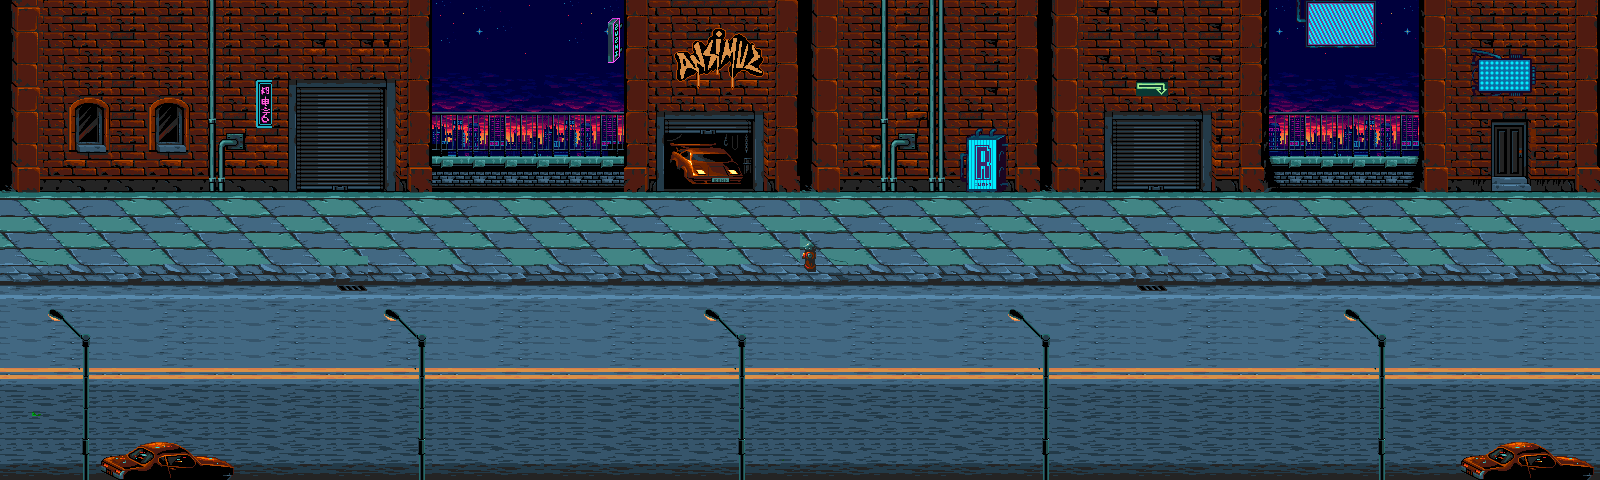

Below is a game level as drawn by its tile map, then a one-line description and the .tmx that defines it (tile-layer data replaced by summaries):
An orthogonal 100x30 tile map with 16x16 px tiles, 12 tile layers (Fondo, buildings fondo, fondo 2, buildings fondo 2, ...), 15 tilesets and 13 objects (6x enemy_spawn, 4x collision, player_spawn, map_warp, item).

<map version="1.8" tiledversion="1.8.2" orientation="orthogonal" renderorder="right-down" width="100" height="30" tilewidth="16" tileheight="16" infinite="0" nextlayerid="18" nextobjectid="39">
 <tileset firstgid="1" source="tileset.tsx" />
 <tileset firstgid="817" source="buildings-bg.tsx" />
 <tileset firstgid="880" source="fondo2.tsx" />
 <tileset firstgid="1000" source="banner-neon-1.tsx" />
 <tileset firstgid="1003" source="fore.tsx" />
 <tileset firstgid="1111" source="ethereum-1.tsx" />
 <tileset firstgid="1115" source="barrel.tsx" />
 <tileset firstgid="1127" source="sushi-1.tsx" />
 <tileset firstgid="1130" source="black.tsx" />
 <tileset firstgid="1134" source="banner-a4.tsx" />
 <tileset firstgid="1149" source="car.tsx" />
 <tileset firstgid="1176" source="hydrant.tsx" />
 <tileset firstgid="1178" source="banner-c1.tsx" />
 <tileset firstgid="1190" source="lights1.tsx" />
 <tileset firstgid="1202" source="banner-arrow.tsx" />
 <layer id="4" name="Fondo" width="100" height="30" locked="1">
  <data>[3000 cells, 500 non-empty, 80 distinct tile ids]</data>
 </layer>
 <layer id="2" name="buildings fondo" width="100" height="30" locked="1">
  <data>[3000 cells, 252 non-empty, 63 distinct tile ids]</data>
 </layer>
 <layer id="14" name="fondo 2" width="100" height="30" locked="1">
  <data>[3000 cells, 500 non-empty, 80 distinct tile ids]</data>
 </layer>
 <layer id="13" name="buildings fondo 2" width="100" height="30" locked="1">
  <data>[3000 cells, 246 non-empty, 63 distinct tile ids]</data>
 </layer>
 <layer id="9" name="props" width="100" height="30">
  <data>[3000 cells, 7 non-empty, 7 distinct tile ids]</data>
 </layer>
 <layer id="12" name="black" width="100" height="30">
  <data>[3000 cells, 967 non-empty, 4 distinct tile ids]</data>
 </layer>
 <layer id="7" name="buidings" width="100" height="30">
  <data>[3000 cells, 1073 non-empty, 235 distinct tile ids]</data>
 </layer>
 <layer id="6" name="suelo b" width="100" height="30">
  <data>[3000 cells, 900 non-empty, 69 distinct tile ids]</data>
 </layer>
 <layer id="10" name="suelo b 2" width="100" height="30">
  <data>[3000 cells, 900 non-empty, 69 distinct tile ids]</data>
 </layer>
 <layer id="8" name="farolas" width="100" height="30" locked="1">
  <data>[3000 cells, 114 non-empty, 41 distinct tile ids]</data>
 </layer>
 <layer id="11" name="farolas2" width="100" height="30" locked="1">
  <data>[3000 cells, 68 non-empty, 37 distinct tile ids]</data>
 </layer>
 <layer id="16" name="new props" width="100" height="30">
  <data>[3000 cells, 97 non-empty, 70 distinct tile ids]</data>
 </layer>
 <objectgroup id="17" name="player">
  <properties>
   <property name="entity" value="player" />
  </properties>
  <object id="1" name="Player" type="player_spawn" x="38.6543" y="323.117">
   <properties>
    <property name="Name" value="Izzy" />
    <property name="Pet" value="gengar" />
   </properties>
   <point />
  </object>
  <object id="7" type="collision" x="-0.666667" y="480" width="1600.67" height="56" />
  <object id="8" type="collision" x="-1.00167" y="134.333" width="1600.67" height="56" />
  <object id="9" type="collision" x="-43.3333" y="189.333" width="42.6667" height="292" />
  <object id="11" type="collision" x="1600" y="190.667" width="42.6667" height="292" />
  <object id="12" name="Warp" type="map_warp" x="1493.26" y="151.084" width="40.1667" height="59.1667">
   <properties>
    <property name="Map" value="stage2.0" />
   </properties>
   <ellipse />
  </object>
  <object id="19" name="level 1 Skeleton" type="enemy_spawn" x="1547.33" y="390">
   <properties>
    <property name="AttackType" value="melee" />
    <property name="Level" type="int" value="1" />
    <property name="Name" value="Malote" />
   </properties>
   <point />
  </object>
  <object id="28" name="level 1 cerdo" type="enemy_spawn" x="788.667" y="274.666">
   <properties>
    <property name="AttackType" value="melee" />
    <property name="Level" type="int" value="1" />
    <property name="Name" value="cerdo_lvl2" />
   </properties>
   <point />
  </object>
  <object id="31" name="Gem item" type="item" x="73.3333" y="249.333">
   <properties>
    <property name="Name" value="redgem" />
   </properties>
   <point />
  </object>
  <object id="32" name="level 1 conejo" type="enemy_spawn" x="472" y="387.667">
   <properties>
    <property name="AttackType" value="melee" />
    <property name="Level" type="int" value="1" />
    <property name="Name" value="conejo_lvl1" />
   </properties>
   <point />
  </object>
  <object id="33" name="level 1 rata" type="enemy_spawn" x="1043" y="369.667">
   <properties>
    <property name="AttackType" value="melee" />
    <property name="Level" type="int" value="1" />
    <property name="Name" value="rata_lvl1" />
   </properties>
   <point />
  </object>
  <object id="34" name="level 1 conejo" type="enemy_spawn" x="1342" y="246.667">
   <properties>
    <property name="AttackType" value="melee" />
    <property name="Level" type="int" value="1" />
    <property name="Name" value="conejo_lvl1" />
   </properties>
   <point />
  </object>
  <object id="38" name="level 2 Furro" type="enemy_spawn" x="1056" y="264">
   <properties>
    <property name="Attack" value="projectiles" />
    <property name="Level" type="int" value="2" />
    <property name="Name" value="cerdo_lvl2" />
   </properties>
   <point />
  </object>
 </objectgroup>
</map>
